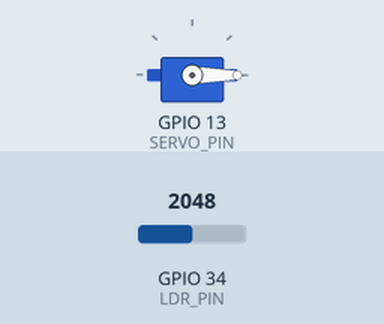
Recording of a sketch running on a simulated ESP32. Parts: servo. Inputs (shaded band) come from the test bench; at power-on: GPIO 34 (LDR_PIN) = 2048. WiFi joins after 1.5 s; servers stay silent unless stated; what the sketch prints to the serial monitor is not drawn.

Above: at 3.2 s.
3.3 s: GPIO 34 (LDR_PIN) set to 748
7.2 s: GPIO 34 (LDR_PIN) set to 652
At 9.7 s:
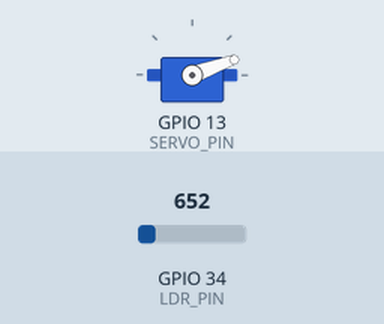
At 12.6 s:
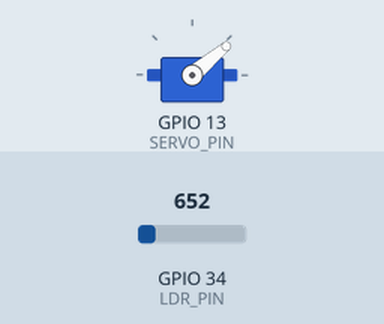
Timing chart, 0 to 34.5 s (numbered marks = the images above; inputs shaded):
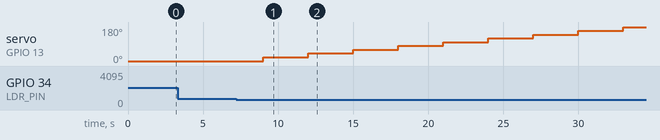

The sketch:

PR4_DYNAMO_POO_FINAL.ino
```cpp
#include <Arduino.h>
#include "Certificados.h"
#include "WiFiManager.h"
#include "ServoController.h"
#include "LightSensor.h"
#include "NubladoManager.h"
#include "SolarPanelShadow.h"
#include "SolarPanelController.h"

// Configuración de pines y umbrales
const char* WIFI_SSID = "TECHLAB";
const char* WIFI_PASS = "catolica11";
const int LDR_PIN = 34;
const int SERVO_PIN = 13;
const int THRESHOLD_LOW = 300;
const int THRESHOLD_HIGH = 700;
const unsigned long INTERVALO_RECALIBRACION = 30000;
const unsigned long UPDATE_INTERVAL = 3000;

// Instancias globales de cada clase
WiFiManager wifi(WIFI_SSID, WIFI_PASS);
ServoController servo(SERVO_PIN);
LightSensor ldr(LDR_PIN, THRESHOLD_LOW, THRESHOLD_HIGH);
NubladoManager nublado;
SolarPanelShadow shadow;
SolarPanelController controller(
    wifi, servo, ldr, nublado, shadow, UPDATE_INTERVAL, INTERVALO_RECALIBRACION
);

void setup() {
    Serial.begin(115200);
    controller.begin();
    // Aquí deberías inicializar tu cliente MQTT y suscribirte,
    // y en el callback de MQTT llamar a controller.handleShadowMessage(...)
}

void loop() {
    controller.loop();
    // Aquí deberías hacer loop() de tu cliente MQTT si usas uno
}
```

Certificados.cpp
```cpp
#include "Certificados.h"

const char* Certificados::getRootCA() {
    return R"EOF(
-----BEGIN CERTIFICATE-----
MIIDQTCCAimgAwIBAgITBmyfz5m/jAo54vB4ikPmljZbyjANBgkqhkiG9w0BAQsF
ADA5MQswCQYDVQQGEwJVUzEPMA0GA1UEChMGQW1hem9uMRkwFwYDVQQDExBBbWF6
b24gUm9vdCBDQSAxMB4XDTE1MDUyNjAwMDAwMFoXDTM4MDExNzAwMDAwMFowOTEL
MAkGA1UEBhMCVVMxDzANBgNVBAoTBkFtYXpvbjEZMBcGA1UEAxMQQW1hem9uIFJv
b3QgQ0EgMTCCASIwDQYJKoZIhvcNAQEBBQADggEPADCCAQoCggEBALJ4gHHKeNXj
ca9HgFB0fW7Y14h29Jlo91ghYPl0hAEvrAIthtOgQ3pOsqTQNroBvo3bSMgHFzZM
9O6II8c+6zf1tRn4SWiw3te5djgdYZ6k/oI2peVKVuRF4fn9tBb6dNqcmzU5L/qw
IFAGbHrQgLKm+a/sRxmPUDgH3KKHOVj4utWp+UhnMJbulHheb4mjUcAwhmahRWa6
VOujw5H5SNz/0egwLX0tdHA114gk957EWW67c4cX8jJGKLhD+rcdqsq08p8kDi1L
93FcXmn/6pUCyziKrlA4b9v7LWIbxcceVOF34GfID5yHI9Y/QCB/IIDEgEw+OyQm
jgSubJrIqg0CAwEAAaNCMEAwDwYDVR0TAQH/BAUwAwEB/zAOBgNVHQ8BAf8EBAMC
AYYwHQYDVR0OBBYEFIQYzIU07LwMlJQuCFmcx7IQTgoIMA0GCSqGSIb3DQEBCwUA
A4IBAQCY8jdaQZChGsV2USggNiMOruYou6r4lK5IpDB/G/wkjUu0yKGX9rbxenDI
U5PMCCjjmCXPI6T53iHTfIUJrU6adTrCC2qJeHZERxhlbI1Bjjt/msv0tadQ1wUs
N+gDS63pYaACbvXy8MWy7Vu33PqUXHeeE6V/Uq2V8viTO96LXFvKWlJbYK8U90vv
o/ufQJVtMVT8QtPHRh8jrdkPSHCa2XV4cdFyQzR1bldZwgJcJmApzyMZFo6IQ6XU
5MsI+yMRQ+hDKXJioaldXgjUkK642M4UwtBV8ob2xJNDd2ZhwLnoQdeXeGADbkpy
rqXRfboQnoZsG4q5WTP468SQvvG5
-----END CERTIFICATE-----
)EOF";
}

const char* Certificados::getCertificate() {
    return R"KEY(
-----BEGIN CERTIFICATE-----
MIIDWTCCAkGgAwIBAgIUTWl9wzwrIjYBjM7lOwuOZyrem74wDQYJKoZIhvcNAQEL
BQAwTTFLMEkGA1UECwxCQW1hem9uIFdlYiBTZXJ2aWNlcyBPPUFtYXpvbi5jb20g
SW5jLiBMPVNlYXR0bGUgU1Q9V2FzaGluZ3RvbiBDPVVTMB4XDTI1MDUxMTIyMzcw
MloXDTQ5MTIzMTIzNTk1OVowHjEcMBoGA1UEAwwTQVdTIElvVCBDZXJ0aWZpY2F0
ZTCCASIwDQYJKoZIhvcNAQEBBQADggEPADCCAQoCggEBAL4kt8ENWgOlI2/AIDvY
z7VpnT33QU9aMqFpRtCdkjMDI8TskcUjyOuEAgedsVYUtzPXtJDz/EPtTzfU0Dr7
+aYab2uvy0dDdlBjN7zqIJ49+nzbG//8cyOOBIUmwS4LgzRuaR6fL1F1b5sJ+F5h
OQmyGEBeAMzJoTmP8g9RqkFBv6M8LZ/WB8plIT5RstzqKnO1VY0JVAwJ/VQogx1S
3dQuqvArKzl2fz3NgA4wkiBxWgmuRLcZ+BzfMOivxqiTjJeJsYbyRNGNVY59xJlO
HvgmfkH0txU16Ym9evdCrMS5EmdqVxSZ/u0ESXM7u8YpM+W+hV4/WugdAoo1td5u
KAsCAwEAAaNgMF4wHwYDVR0jBBgwFoAUsL8ASkyANjMvFks+w/8ETVdxOEwwHQYD
VR0OBBYEFI4NAZBsQhJSoefnUxsPcPsVLCltMAwGA1UdEwEB/wQCMAAwDgYDVR0P
AQH/BAQDAgeAMA0GCSqGSIb3DQEBCwUAA4IBAQC3y+Phiv6lm3RhsObxwdjR50vK
UbSdrKimwyKkbtMsCxn6Bh1yHeK5fPgNhW0BHg41ZW3Dvq3hw671wmg7pAApPEbr
CNAlggDSCbfDgxk1ayzNy/reA4BZmJK93SZOUnXaW3f3MU/x+DZ/iUUj1jud8++G
Qf7k67Lm57G6GUV7xkr2EfJv7gKeNlvL3pfcFOXIYB+/UsMechTC+G40hda57x7J
/Ct+anqRo/7hceCK0/JFly5ugOYIL6wOMICRAykqr5viTo9j3KsoOZEdHrU/ObPQ
nl+3A2I5xYvR6t+7RBPChivzLj62myR3sTxCc7xBL6lILajsAjZIf03PERHl
-----END CERTIFICATE-----
)KEY";
}

const char* Certificados::getPrivateKey() {
    return R"KEY(
-----BEGIN RSA PRIVATE KEY-----
MIIEogIBAAKCAQEAviS3wQ1aA6Ujb8AgO9jPtWmdPfdBT1oyoWlG0J2SMwMjxOyR
xSPI64QCB52xVhS3M9e0kPP8Q+1PN9TQOvv5phpva6/LR0N2UGM3vOognj36fNsb
//xzI44EhSbBLguDNG5pHp8vUXVvmwn4XmE5CbIYQF4AzMmhOY/yD1GqQUG/ozwt
n9YHymUhPlGy3Ooqc7VVjQlUDAn9VCiDHVLd1C6q8CsrOXZ/Pc2ADjCSIHFaCa5E
txn4HN8w6K/GqJOMl4mxhvJE0Y1Vjn3EmU4e+CZ+QfS3FTXpib1690KsxLkSZ2pX
FJn+7QRJczu7xikz5b6FXj9a6B0CijW13m4oCwIDAQABAoIBABSbqCrNRqdEe629
9gBmhESWOMuhg7uU/A3QejNcEJ9kxLiwJzBlq34TJaErry+0ORLuWwym1P2Lt91G
PHdYHfupu8/BEtgbcLRPvJfGDFj6QK7NlKBO/S+qUcUYqTFTYBoLqWr/N8KtZrY4
A2o/QU5Sthwr1AxeAhJaDpMod7pwtO+Hj5XxyltQQtbWUJM47mupxzWIQLcO68b5
I14+T6ZupCFhWkXnvB9GPyTH8PvGu1ooxPrAjl+by9s1u5DtW8dz+0GObigq5hvv
D8sNepz67jfc246x6At07uJMxRySBxie2YMyP+RBLiY+GEe1q9m2bmlKl6ZS5gSH
mIAR0VECgYEA6IDPrbEHcU1n+aaTLw+/lavNp4F0DvXeqcDG7/QLnKMtjbwIsYp6
g2o4NgdEwRVm+OKMixqpGxWTR8ki9lebpbYJJvjr26turxsXjq1i4gvQd/3RsPCR
AHc25Yp7m4UMvfCbEse+v+AWu9JyNwTGtPEjO8e98tUce9aL8uzt8VkCgYEA0Vv/
51pEnJNP5khgSd0vtj3cQmpRiiqLq5eHZ9yz2bDLrk3sNbybiWVIuQhcF9aJ9dzG
SKOzrdhBuvRQxv5v23Zuv1Xrm0KyxOlbDDfGj2ec8jwYzykYuEuwDgKTsafKeOoS
MLpuExkkrnt50BafrGzwDTqi9oL/gTVH6KeIdAMCgYAeYO5BwJa7XCTQvs4OYR1k
Pf1x/H0gk0mTnoefxKBbyApksYPlRrW5RACyNoLqQ5SfwmIgrswXqNsEjyhNTacd
oMpTWETg/+ZHZN/QGaGI7YhAlV53owcfK3R1y4FZEapXiv+IFac7xNjTk6yuuaYI
8FTtM60C9ItzNtY0WHbCiQKBgBpUSaCc15ghZqD9ZS6k5IU0zmiD2nFX3GzeB6dm
ODAebd8j6Zrwd1cWJ8ktZfeRgZQsCbvE6qnoUovige4kvYiKIm9prNG/15+wAUVO
FmiejTxhlnUnI/a5fhCk/lIPWgVO2q7KI2G/fb97w9wJnFcg9CeVwjziSKPFQZ/e
wehlAoGAMthP4jRlsRm7g0OjGXJYJd27c6+O4KSk1uMCH8J+RLmDOQGFqVY0ClmA
3QOLWaR+Yksm28F+QrF5p4Rk3VbrlWk/F/u6bm9ChBoZFTtDnDPwtwQDJquHnJjf
CY6qa2GcbXfX5pih3xj0OXC4Cug/joilaLnA2MNowEA452BxcME=
-----END RSA PRIVATE KEY-----
)KEY";
}
```

LightSensor.cpp
```cpp
#include "LightSensor.h"

LightSensor::LightSensor(int pin, int thresholdLow, int thresholdHigh)
    : pin(pin), thresholdLow(thresholdLow), thresholdHigh(thresholdHigh) {}

void LightSensor::begin() {
    // No special init for analog input on ESP32
}

int LightSensor::readIntensity() {
    return analogRead(pin);
}

String LightSensor::getLevel(int intensity) {
    if (intensity < thresholdLow) return "bajo";
    else if (intensity < thresholdHigh) return "medio";
    else return "alto";
}
```

LightSensor.h
```cpp
#pragma once
#include <Arduino.h>

class LightSensor {
public:
    LightSensor(int pin, int thresholdLow, int thresholdHigh);
    void begin();
    int readIntensity();
    String getLevel(int intensity);
private:
    int pin;
    int thresholdLow;
    int thresholdHigh;
};
```

NubladoManager.cpp
```cpp
#include "NubladoManager.h"

NubladoManager::NubladoManager() : nublado(false), lastMoveTime(0) {}

void NubladoManager::setNublado(bool isNublado) {
    nublado = isNublado;
}

bool NubladoManager::isNublado() const {
    return nublado;
}

void NubladoManager::update(unsigned long now, unsigned long intervalo, ServoController& servo) {
    if (now - lastMoveTime >= intervalo) {
        servo.increment(20);
        if (servo.getPosition() > 180) servo.setPosition(0);
        lastMoveTime = now;
    }
}

void NubladoManager::reset(unsigned long now) {
    lastMoveTime = now;
}
```

NubladoManager.h
```cpp
#pragma once
#include "ServoController.h"

class NubladoManager {
public:
    NubladoManager();
    void setNublado(bool isNublado);
    bool isNublado() const;
    void update(unsigned long now, unsigned long intervalo, ServoController& servo);
    void reset(unsigned long now);
private:
    bool nublado;
    unsigned long lastMoveTime;
};
```

ServoController.cpp
```cpp
#include "ServoController.h"

ServoController::ServoController(int pin) : pin(pin), position(0) {}

void ServoController::begin(int initialPos) {
    servo.attach(pin);
    setPosition(initialPos);
}

void ServoController::setPosition(int pos) {
    position = pos;
    if (position < 0) position = 0;
    if (position > 180) position = 180;
    servo.write(position);
}

int ServoController::getPosition() const {
    return position;
}

void ServoController::increment(int step) {
    setPosition(position + step);
}
```

ServoController.h
```cpp
#pragma once
#include <ESP32Servo.h>

class ServoController {
public:
    ServoController(int pin);
    void begin(int initialPos = 0);
    void setPosition(int pos);
    int getPosition() const;
    void increment(int step);
private:
    Servo servo;
    int pin;
    int position;
};
```

SolarPanelController.cpp
```cpp
#include "SolarPanelController.h"

SolarPanelController::SolarPanelController(
    WiFiManager& wifi,
    ServoController& servo,
    LightSensor& ldr,
    NubladoManager& nublado,
    SolarPanelShadow& shadow,
    unsigned long updateInterval,
    unsigned long recalibrarInterval
)
    : wifi(wifi), servo(servo), ldr(ldr), nublado(nublado), shadow(shadow),
      updateInterval(updateInterval), recalibrarInterval(recalibrarInterval),
      lastUpdateTime(0), recalibrar(false), lastLightLevel(""), lastIntensity(-1),
      lastNublado(false), busquedasMedio(0)
{}

void SolarPanelController::begin() {
    wifi.connect();
    servo.begin(0);
    ldr.begin();
    int initialIntensity = ldr.readIntensity();
    String initialLevel = ldr.getLevel(initialIntensity);
    publishState(initialLevel, initialIntensity, nublado.isNublado(), false, servo.getPosition());
    lastLightLevel = initialLevel;
    lastIntensity = initialIntensity;
    lastNublado = nublado.isNublado();
    Serial.print("Nivel inicial de luz: ");
    Serial.println(initialLevel);
}

void SolarPanelController::publishState(const String& lightLevel, int intensity, bool nublado, bool recalibrarShadow, int servoPosition) {
    String jsonPayload;
    shadow.buildStateJson(jsonPayload, lightLevel, intensity, nublado, recalibrarShadow, servoPosition);
    // Aquí publicarías el estado a AWS IoT (por MQTT, etc.) usando tu propia lógica de MQTT.
    // Por ejemplo: mqttClient.publish(topic, jsonPayload.c_str());
    Serial.print("Publicando estado: ");
    Serial.println(jsonPayload);
}

void SolarPanelController::handleShadowMessage(char* topic, byte* payload, unsigned int length) {
    payload[length] = '\0';
    StaticJsonDocument<1024> doc;
    DeserializationError error = deserializeJson(doc, payload);
    if (error) return;
    if (SolarPanelShadow::findRecalibracionTrue(doc)) {
        recalibrar = true;
        Serial.println("Recalibracion detectada en update del shadow.");
    }
}

void SolarPanelController::loop() {
    unsigned long now = millis();
    if (now - lastUpdateTime < updateInterval) return;
    lastUpdateTime = now;

    int currentIntensity = ldr.readIntensity();
    String currentLevel = ldr.getLevel(currentIntensity);

    if (recalibrar) {
        servo.setPosition(0);
        recalibrar = false;
        Serial.println("Recalibración ejecutada: servo a posición 0");
        publishState(currentLevel, currentIntensity, nublado.isNublado(), false, servo.getPosition());
        delay(500);
    }

    if (nublado.isNublado()) {
        if (currentLevel == "alto" || currentLevel == "bajo") {
            nublado.setNublado(false);
            publishState(currentLevel, currentIntensity, false, false, servo.getPosition());
            Serial.println("Cambio de estado detectado, saliendo de nublado.");
            lastLightLevel = currentLevel;
            lastIntensity = currentIntensity;
            lastNublado = false;
            busquedasMedio = 0;
            return;
        }
        nublado.update(now, recalibrarInterval, servo);
        return;
    }

    if (currentLevel != lastLightLevel) {
        if (currentLevel == "bajo") {
            servo.setPosition(0);
            Serial.println("Nivel bajo: panel a posición inicial.");
            busquedasMedio = 0;
            publishState(currentLevel, currentIntensity, false, false, servo.getPosition());
        }
        else if (currentLevel == "medio") {
            Serial.println("Nivel medio: iniciando búsqueda de luz alta.");
            busquedasMedio = 0;
            publishState(currentLevel, currentIntensity, false, false, servo.getPosition());
        }
        else if (currentLevel == "alto") {
            Serial.println("Nivel alto: manteniendo posición.");
            busquedasMedio = 0;
            publishState(currentLevel, currentIntensity, false, false, servo.getPosition());
        }
        lastLightLevel = currentLevel;
        lastIntensity = currentIntensity;
        lastNublado = nublado.isNublado();
    }

    if (currentLevel == "medio") {
        if (busquedasMedio < 9) {
            servo.increment(20);
            Serial.print("Buscando alto, ángulo: "); Serial.println(servo.getPosition());
            busquedasMedio++;
        } else if (!nublado.isNublado()) {
            nublado.setNublado(true);
            nublado.reset(now);
            publishState(currentLevel, currentIntensity, true, false, servo.getPosition());
            Serial.println("Día nublado detectado. Avanza servo cada 30s hasta cambio de estado.");
            lastNublado = true;
        }
    }
}
```

SolarPanelController.h
```cpp
#pragma once
#include "WiFiManager.h"
#include "ServoController.h"
#include "LightSensor.h"
#include "NubladoManager.h"
#include "SolarPanelShadow.h"

class SolarPanelController {
public:
    SolarPanelController(
        WiFiManager& wifi,
        ServoController& servo,
        LightSensor& ldr,
        NubladoManager& nublado,
        SolarPanelShadow& shadow,
        unsigned long updateInterval,
        unsigned long recalibrarInterval
    );
    void begin();
    void loop();
    void handleShadowMessage(char* topic, byte* payload, unsigned int length);
private:
    WiFiManager& wifi;
    ServoController& servo;
    LightSensor& ldr;
    NubladoManager& nublado;
    SolarPanelShadow& shadow;
    unsigned long updateInterval;
    unsigned long recalibrarInterval;
    unsigned long lastUpdateTime;
    bool recalibrar;
    String lastLightLevel;
    int lastIntensity;
    bool lastNublado;
    int busquedasMedio;
    void publishState(const String& lightLevel, int intensity, bool nublado, bool recalibrarShadow, int servoPosition);
};
```

SolarPanelShadow.cpp
```cpp
#include "SolarPanelShadow.h"

SolarPanelShadow::SolarPanelShadow() {}

void SolarPanelShadow::buildStateJson(
    String& outputJson,
    const String& lightLevel,
    int intensity,
    bool nublado,
    bool recalibrar,
    int servoPosition
) {
    StaticJsonDocument<512> doc;
    JsonObject reported = doc.createNestedObject("state").createNestedObject("reported");
    reported["lightLevel"] = lightLevel;
    reported["intensity"] = intensity;
    reported["Nublado"] = nublado;
    reported["recalibracion"] = recalibrar;
    reported["servoPosition"] = servoPosition;
    reported["angleValue"] = servoPosition;
    serializeJson(doc, outputJson);
}

bool SolarPanelShadow::findRecalibracionTrue(JsonVariant v) {
    if (v.is<JsonObject>()) {
        for (JsonPair kv : v.as<JsonObject>()) {
            if (String(kv.key().c_str()) == "recalibracion") {
                if (kv.value().is<bool>() && kv.value() == true) return true;
            }
            if (findRecalibracionTrue(kv.value())) return true;
        }
    } else if (v.is<JsonArray>()) {
        for (JsonVariant vv : v.as<JsonArray>()) {
            if (findRecalibracionTrue(vv)) return true;
        }
    }
    return false;
}
```

SolarPanelShadow.h
```cpp
#pragma once
#include <ArduinoJson.h>

class SolarPanelShadow {
public:
    SolarPanelShadow();
    void buildStateJson(
        String& outputJson,
        const String& lightLevel,
        int intensity,
        bool nublado,
        bool recalibrar,
        int servoPosition
    );
    static bool findRecalibracionTrue(JsonVariant v);
};
```

WiFiManager.cpp
```cpp
#include "WiFiManager.h"

WiFiManager::WiFiManager(const char* ssid, const char* password)
    : ssid(ssid), password(password) {}

void WiFiManager::connect() {
    Serial.print("Conectando a WiFi");
    WiFi.begin(ssid, password);
    while (WiFi.status() != WL_CONNECTED) {
        delay(1000);
        Serial.print(".");
    }
    Serial.println("\nWiFi conectado.");
}
```

WiFiManager.h
```cpp
#pragma once
#include <WiFi.h>

class WiFiManager {
public:
    WiFiManager(const char* ssid, const char* password);
    void connect();
private:
    const char* ssid;
    const char* password;
};
```

certificados.h
```cpp
#pragma once

class Certificados {
public:
    static const char* getRootCA();
    static const char* getCertificate();
    static const char* getPrivateKey();
};
```

Measured:
- the behaviour switches between 700 and 699 on GPIO 34 (LDR_PIN) (found by bisection; images 0 and 1)
- after the input at 3.3 s, every drawn part: stays the same
- after the input at 7.2 s, servo on GPIO 13 (SERVO_PIN): moves from 0° to 180° over 24.0 s, starting after 1.8 s
